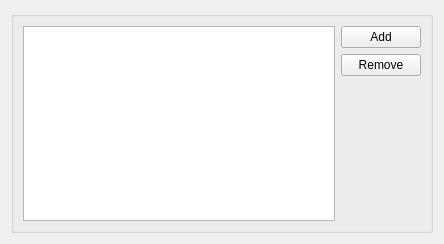
<?xml version="1.0" encoding="UTF-8"?>
<ui version="4.0">
 <class>PathListConfigWidget</class>
 <widget class="QWidget" name="PathListConfigWidget">
  <property name="geometry">
   <rect>
    <x>0</x>
    <y>0</y>
    <width>444</width>
    <height>244</height>
   </rect>
  </property>
  <property name="windowTitle">
   <string>Form</string>
  </property>
  <layout class="QGridLayout" name="gridLayout">
   <item row="0" column="0">
    <widget class="QGroupBox" name="groupBox">
     <property name="title">
      <string/>
     </property>
     <layout class="QGridLayout" name="gridLayout_3">
      <item row="0" column="0">
       <widget class="KListWidget" name="pathsList">
        <property name="toolTip">
         <string>List of directories to lookup header files</string>
        </property>
       </widget>
      </item>
      <item row="0" column="1">
       <layout class="QVBoxLayout" name="verticalLayout">
        <item>
         <widget class="QPushButton" name="addButton">
          <property name="toolTip">
           <string>Add directory to the list</string>
          </property>
          <property name="text">
           <string>Add</string>
          </property>
         </widget>
        </item>
        <item>
         <widget class="QPushButton" name="delButton">
          <property name="toolTip">
           <string>Remove directory from the list</string>
          </property>
          <property name="text">
           <string>Remove</string>
          </property>
         </widget>
        </item>
        <item>
         <spacer name="verticalSpacer">
          <property name="orientation">
           <enum>Qt::Vertical</enum>
          </property>
          <property name="sizeHint" stdset="0">
           <size>
            <width>0</width>
            <height>0</height>
           </size>
          </property>
         </spacer>
        </item>
       </layout>
      </item>
     </layout>
    </widget>
   </item>
  </layout>
 </widget>
 <customwidgets>
  <customwidget>
   <class>KListWidget</class>
   <extends>QListWidget</extends>
   <header>klistwidget.h</header>
  </customwidget>
 </customwidgets>
 <resources/>
 <connections/>
</ui>
